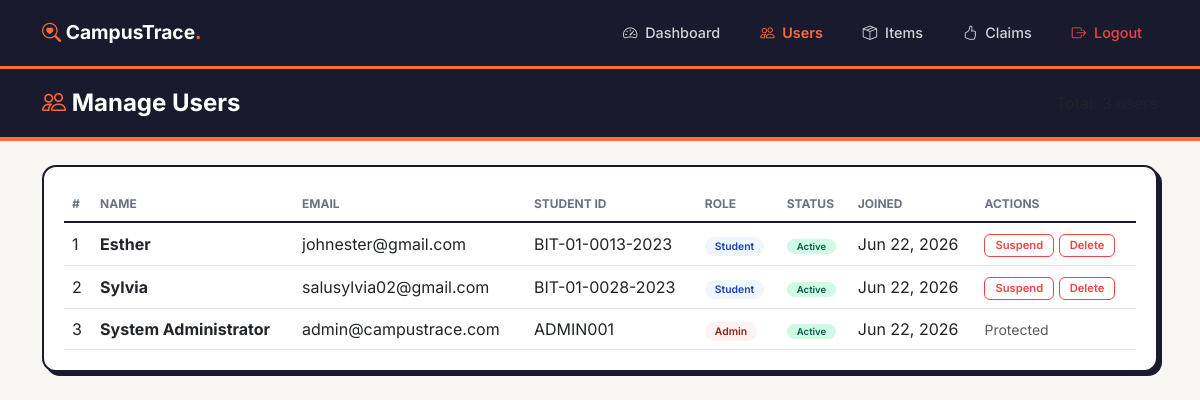
The page /admin/users.php (signed in) on the database its author committed.
### tables this page shows
CREATE TABLE `users` (
  `id` int(11) NOT NULL,
  `fullname` varchar(100) NOT NULL,
  `email` varchar(100) NOT NULL,
  `password_hash` varchar(255) NOT NULL,
  `phone` varchar(20) DEFAULT NULL,
  `student_id` varchar(20) DEFAULT NULL,
  `role` enum('student','admin') DEFAULT 'student',
  `is_active` tinyint(1) DEFAULT 1,
  `created_at` timestamp NOT NULL DEFAULT current_timestamp(),
  `trust_score` int(11) DEFAULT 0,
  `successful_returns` int(11) DEFAULT 0,
  `failed_claims` int(11) DEFAULT 0,
  `is_verified_user` tinyint(1) DEFAULT 0
);

### admin/users.php (the view, shortened to what this page needs)
<?php
require_once __DIR__ . '/../config/database.php';
$stmt = $pdo->query("SELECT * FROM users ORDER BY created_at DESC");
$users = $stmt->fetchAll();
?>
<!DOCTYPE html>
<html lang="en">
<head>
    <link href="https://cdn.jsdelivr.net/npm/bootstrap@5.3.0/dist/css/bootstrap.min.css" rel="stylesheet">
    <link rel="stylesheet" href="https://cdn.jsdelivr.net/npm/bootstrap-icons@1.11.0/font/bootstrap-icons.css">
</head>
<body>
    <header class="admin-header">
        <div class="container">
            <div class="d-flex align-items-center justify-content-between">
                <a href="index.php" class="brand">
                    <i class="bi bi-search-heart"></i> CampusTrace<span class="dot">.</span>
                </a>
                <div class="d-flex gap-2">
                    <a href="index.php" class="nav-link"><i class="bi bi-speedometer2"></i> Dashboard</a>
                    <a href="users.php" class="nav-link btn-orange"><i class="bi bi-people"></i> Users</a>
                    <a href="items.php" class="nav-link"><i class="bi bi-box-seam"></i> Items</a>
                    <a href="claims.php" class="nav-link"><i class="bi bi-hand-thumbs-up"></i> Claims</a>
                    <a href="../logout.php" class="nav-link btn-logout"><i class="bi bi-box-arrow-right"></i> Logout</a>
                </div>
            </div>
        </div>
    </header>
    <div class="page-header">
        <div class="container">
            <div class="d-flex justify-content-between align-items-center">
                <h4><i class="bi bi-people" style="color: var(--orange);"></i> Manage Users</h4>
                <span class="text-muted" style="color: rgba(255,255,255,0.6);">Total: <?= count($users) ?> users</span>
            </div>
        </div>
    </div>
    <div class="container">
        <div class="table-container">
            <table class="table table-hover mb-0">
                <thead>
                    <tr>
                        <th>#</th>
                        <th>Name</th>
                        <th>Email</th>
                        <th>Student ID</th>
                        <th>Role</th>
                        <th>Status</th>
                        <th>Joined</th>
                        <th>Actions</th>
                    </tr>
                </thead>
                <tbody>
                    <?php $count = 1; ?>
                    <?php foreach ($users as $user): ?>
                        <tr>
                            <td><?= $count++ ?></td>
                            <td><strong><?= htmlspecialchars($user['fullname']) ?></strong></td>
                            <td><?= htmlspecialchars($user['email']) ?></td>
                            <td><?= htmlspecialchars($user['student_id'] ?? 'N/A') ?></td>
                            <td>
                                <span class="badge-role <?= $user['role'] ?>">
                                    <?= ucfirst($user['role']) ?>
                                </span>
                            </td>
                            <td>
                                <span class="badge-status-user <?= $user['is_active'] ? 'active' : 'inactive' ?>">
                                    <?= $user['is_active'] ? 'Active' : 'Inactive' ?>
                                </span>
                            </td>
                            <td><?= date('M d, Y', strtotime($user['created_at'])) ?></td>
                            <td>
                                <?php if ($user['role'] !== 'admin'): ?>
                                    <?php if ($user['is_active']): ?>
                                        <a href="toggle_user.php?id=<?= $user['id'] ?>&action=suspend" class="btn-action danger" onclick="return confirm('Suspend this user?')">Suspend</a>
                                    <?php else: ?>
                                        <a href="toggle_user.php?id=<?= $user['id'] ?>&action=activate" class="btn-action" onclick="return confirm('Activate this user?')">Activate</a>
                                    <?php endif; ?>
                                    <a href="delete_user.php?id=<?= $user['id'] ?>" class="btn-action danger" onclick="return confirm('Delete this user? This cannot be undone.')">Delete</a>
                                <?php else: ?>
                                    <span class="text-muted small">Protected</span>
                                <?php endif; ?>
                            </td>
                        </tr>
                    <?php endforeach; ?>
                </tbody>
            </table>
        </div>
        <div style="height: 40px;"></div>
    </div>
</body>
</html>

### admin/users.php (style rules this page uses)
:root { --orange: #FF6B35; --black: #1A1A2E; --gray: #6B7280; --success: #10B981; --danger: #EF4444; }
* { font-family: 'Inter', sans-serif; }
body { background: #F8F7F4; }
.admin-header { background: var(--black); padding: 14px 0; border-bottom: 3px solid var(--orange); }
.admin-header .brand { font-weight: 700; font-size: 1.2rem; color: white; text-decoration: none; }
.admin-header .brand i { color: var(--orange); }
.admin-header .brand .dot { color: var(--orange); }
.admin-header .nav-link { color: rgba(255,255,255,0.8); text-decoration: none; padding: 8px 16px; border-radius: 8px; font-size: 0.9rem; font-weight: 500; transition: all 0.2s; }
.admin-header .nav-link i { margin-right: 4px; }
.admin-header .nav-link.btn-orange { color: var(--orange); font-weight: 600; }
.admin-header .nav-link.btn-logout { color: #EF4444; }
.page-header { background: var(--black); color: white; padding: 20px 0; border-bottom: 4px solid var(--orange); }
.page-header h4 { font-weight: 700; margin: 0; }
.table-container { background: white; border-radius: 14px; border: 2px solid var(--black); box-shadow: 4px 4px 0 var(--black); padding: 20px; margin-top: 24px; overflow-x: auto; }
.table-container th { font-weight: 700; font-size: 0.75rem; text-transform: uppercase; color: var(--gray); border-bottom: 2px solid var(--black); }
.table-container td { vertical-align: middle; }
.badge-role { font-size: 0.65rem; padding: 3px 10px; border-radius: 20px; font-weight: 600; }
.badge-role.admin { background: #FEF2F2; color: #991B1B; }
.badge-role.student { background: #EFF6FF; color: #1E40AF; }
.badge-status-user { font-size: 0.6rem; padding: 2px 10px; border-radius: 20px; font-weight: 600; }
.badge-status-user.active { background: #D1FAE5; color: #065F46; }
.btn-action { border: 1.5px solid var(--black); color: var(--black); font-weight: 600; padding: 2px 10px; border-radius: 6px; font-size: 0.7rem; transition: all 0.2s; background: transparent; text-decoration: none; display: inline-block; }
.btn-action.danger { color: var(--danger); border-color: var(--danger); }

### rows shown on the page
users: fullname "Esther", email "johnester@gmail.com", student "BIT-01-0013-2023", role "Student", is_active "Active", created_at "Jun 22, 2026"
users: fullname "Sylvia", email "salusylvia02@gmail.com", student "BIT-01-0028-2023", role "Student", is_active "Active", created_at "Jun 22, 2026"
users: fullname "System Administrator", email "admin@campustrace.com", student "ADMIN001", role "Admin", is_active "Active", created_at "Jun 22, 2026", shows "Protected"
